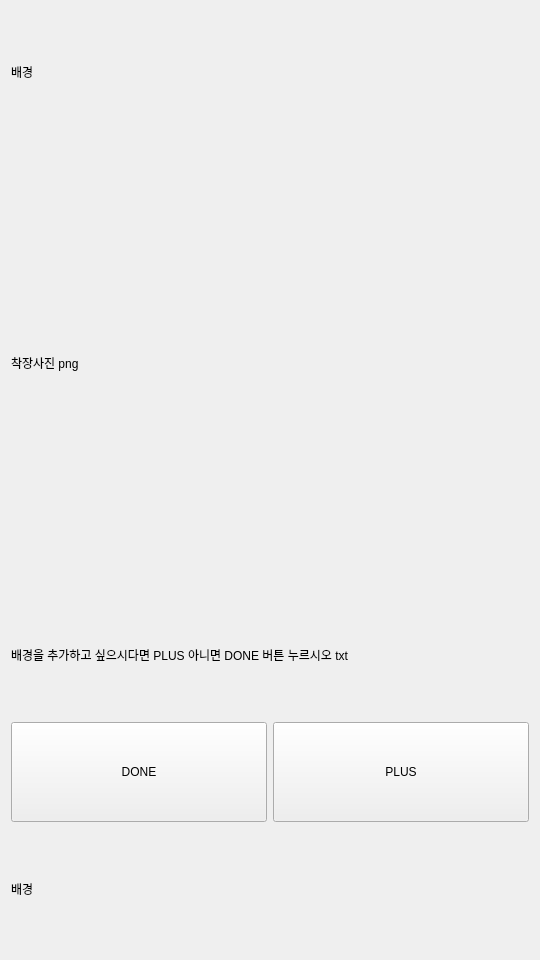
<?xml version="1.0" encoding="UTF-8"?>
<ui version="4.0">
 <class>Form</class>
 <widget class="QWidget" name="Form">
  <property name="geometry">
   <rect>
    <x>0</x>
    <y>0</y>
    <width>540</width>
    <height>960</height>
   </rect>
  </property>
  <property name="minimumSize">
   <size>
    <width>540</width>
    <height>960</height>
   </size>
  </property>
  <property name="windowTitle">
   <string>Form</string>
  </property>
  <layout class="QGridLayout" name="gridLayout_3">
   <item row="0" column="0" colspan="2">
    <layout class="QGridLayout" name="gridLayout">
     <item row="0" column="0">
      <widget class="QLabel" name="label">
       <property name="minimumSize">
        <size>
         <width>0</width>
         <height>30</height>
        </size>
       </property>
       <property name="text">
        <string>배경</string>
       </property>
      </widget>
     </item>
    </layout>
   </item>
   <item row="1" column="0" colspan="2">
    <layout class="QGridLayout" name="gridLayout_4">
     <item row="0" column="0">
      <widget class="QLabel" name="label_3">
       <property name="minimumSize">
        <size>
         <width>0</width>
         <height>450</height>
        </size>
       </property>
       <property name="text">
        <string>착장사진 png</string>
       </property>
      </widget>
     </item>
    </layout>
   </item>
   <item row="2" column="0" colspan="2">
    <layout class="QGridLayout" name="gridLayout_7">
     <item row="0" column="0">
      <widget class="QLabel" name="label_4">
       <property name="text">
        <string>배경을 추가하고 싶으시다면 PLUS 아니면 DONE 버튼 누르시오 txt</string>
       </property>
      </widget>
     </item>
    </layout>
   </item>
   <item row="3" column="0">
    <layout class="QGridLayout" name="gridLayout_5">
     <item row="0" column="0">
      <widget class="QPushButton" name="pushButton">
       <property name="minimumSize">
        <size>
         <width>0</width>
         <height>100</height>
        </size>
       </property>
       <property name="text">
        <string>DONE</string>
       </property>
      </widget>
     </item>
    </layout>
   </item>
   <item row="3" column="1">
    <layout class="QGridLayout" name="gridLayout_6">
     <item row="0" column="0">
      <widget class="QPushButton" name="pushButton_2">
       <property name="minimumSize">
        <size>
         <width>0</width>
         <height>100</height>
        </size>
       </property>
       <property name="text">
        <string>PLUS</string>
       </property>
      </widget>
     </item>
    </layout>
   </item>
   <item row="4" column="0" colspan="2">
    <layout class="QGridLayout" name="gridLayout_2">
     <item row="0" column="0">
      <widget class="QLabel" name="label_2">
       <property name="minimumSize">
        <size>
         <width>0</width>
         <height>30</height>
        </size>
       </property>
       <property name="text">
        <string>배경</string>
       </property>
      </widget>
     </item>
    </layout>
   </item>
  </layout>
 </widget>
 <resources/>
 <connections/>
</ui>
